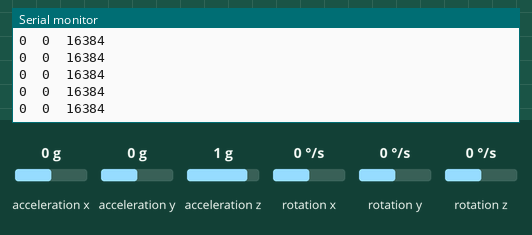
Simulated run of this sketch. Board: ESP32. On the bench: the last lines printed to the serial monitor. The test bench sets the inputs (shaded band); at power-on: acceleration x 0 g, acceleration y 0 g, acceleration z 1 g, rotation x 0 °/s, rotation y 0 °/s, rotation z 0 °/s.

Above: at 1.2 s.
1.3 s: acceleration x set to -1.4 g
At 2.4 s:
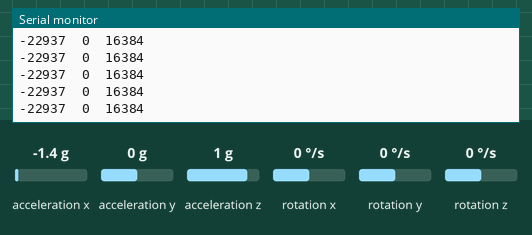
2.8 s: acceleration y set to -1.4 g
At 3.6 s:
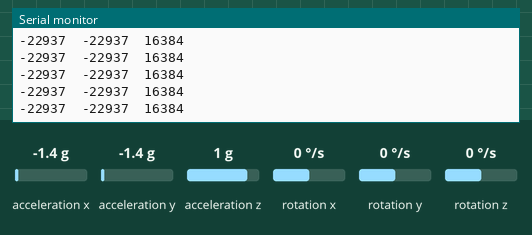
4.3 s: acceleration z set to -1.4 g
At 5.4 s:
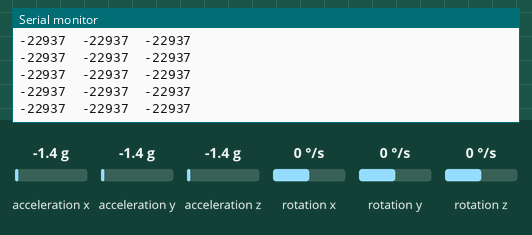

Measured:
- after the input at 1.3 s, the serial monitor: prints a new line at once (image 1)
- after the input at 2.8 s, the serial monitor: prints a new line at once (image 2)
- after the input at 4.3 s, the serial monitor: prints a new line at once (image 3)

The sketch:

MPU6050_Acc_Data_Acquisition.ino
```cpp
/*
 * Based on I2C device class (I2Cdev) Arduino sketch for MPU6050 class by Jeff Rowberg <jeff@rowberg.net>
 * and Edge Impulse Data Forwarder Exampe (Arduino) - https://docs.edgeimpulse.com/docs/cli-data-forwarder
 *
 * Developed by M.Rovai for IESTI01 TinyML Course
 */

#include "I2Cdev.h"
#include "MPU6050.h"
#include "Wire.h"

#define FREQUENCY_HZ  50
#define INTERVAL_MS   (1000 / (FREQUENCY_HZ + 1))
static unsigned long last_interval_ms = 0;

#define OUTPUT_READABLE_ACCELGYRO
MPU6050 accelgyro;
int16_t ax, ay, az;

void setup() {

    Wire.begin();
    Serial.begin(115200);

    // initialize device
    Serial.println("Initializing I2C devices...");
    accelgyro.initialize();

    // verify connection
    Serial.println("Testing device connections...");
    Serial.println(accelgyro.testConnection() ? "MPU6050 connection successful" : "MPU6050 connection failed");
}

void loop() {

      if (millis() > last_interval_ms + INTERVAL_MS) {
        last_interval_ms = millis();

        // read raw accel/gyro measurements from device
        accelgyro.getAcceleration(&ax, &ay, &az);

        Serial.print(ax); Serial.print("\t");
        Serial.print(ay); Serial.print("\t");
        Serial.println(az);
      }
}
```
